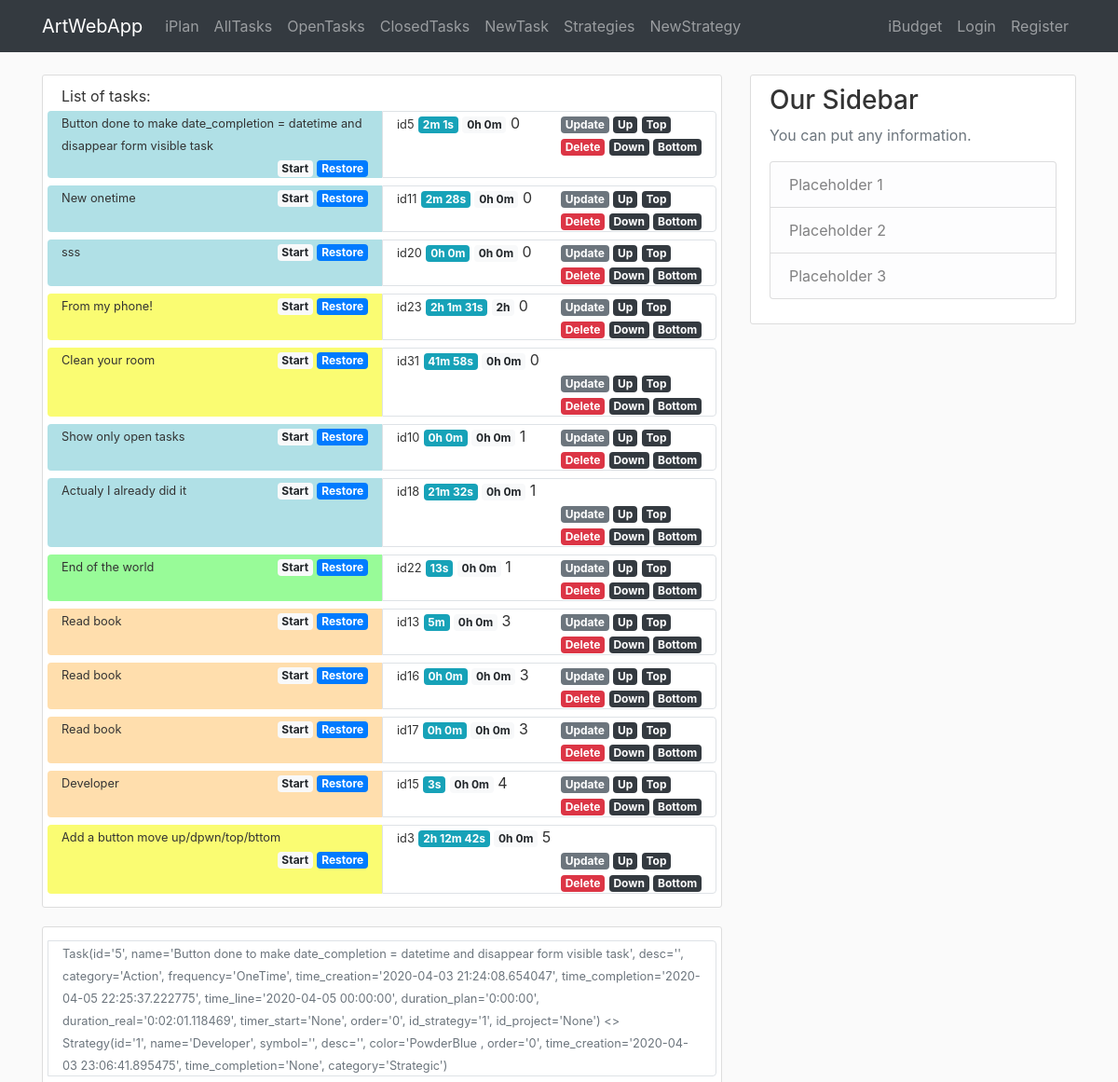
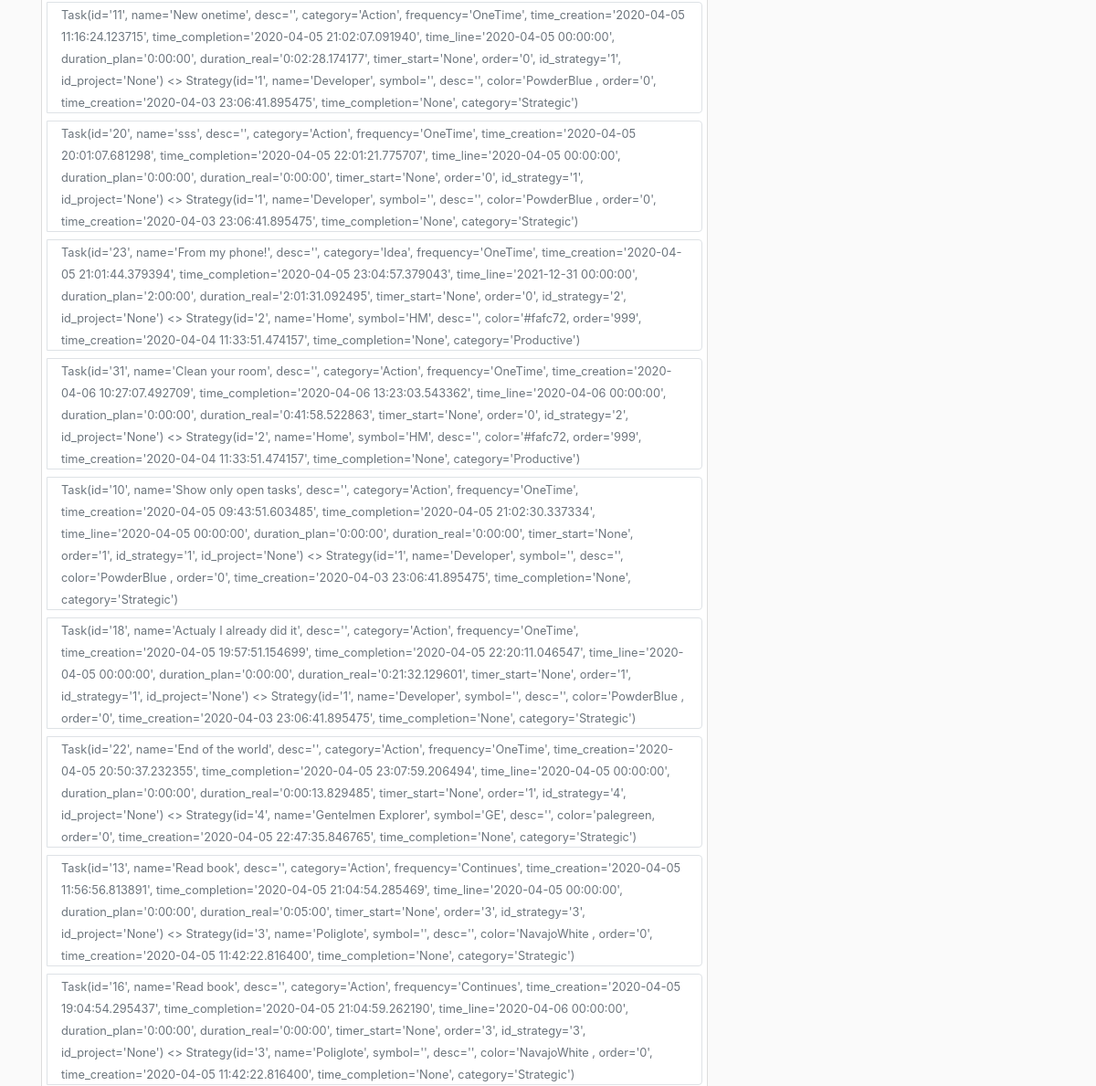
The app's page /iplan/task/completed (upper part), older data (2 pictures, top to bottom).
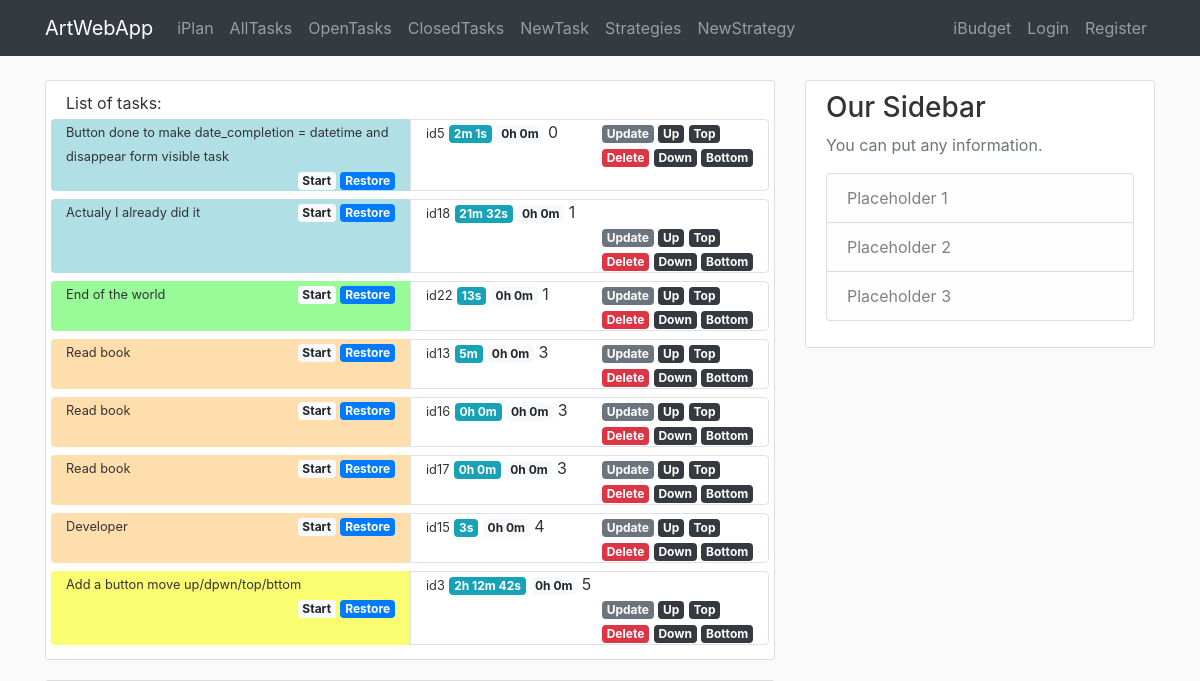
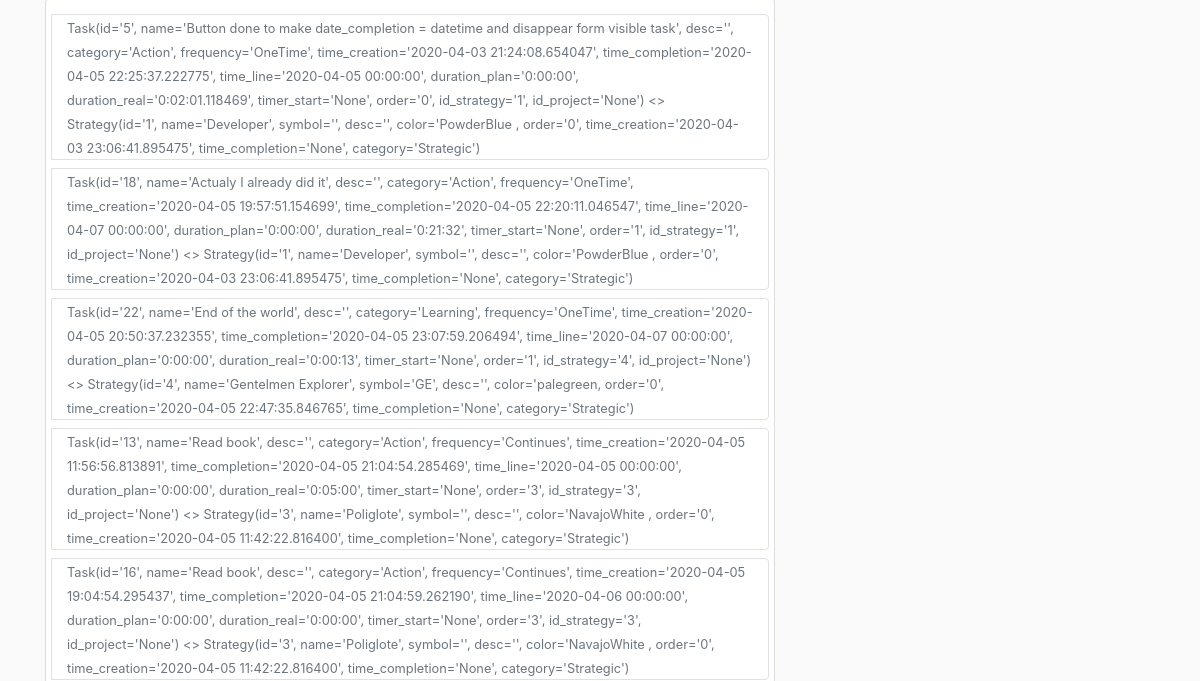
The same page, newer data (2 pictures, top to bottom).
### awa/iplan/models.py (models this page shows)
class Task(db.Model):
    id = db.Column(db.Integer, primary_key=True)
    name = db.Column(db.String(140), nullable=False)
    desc = db.Column(db.Text)
    category = db.Column(db.String(20))
    frequency = db.Column(db.String(10))
    time_creation = db.Column(db.DateTime, default=datetime.utcnow)
    time_completion = db.Column(db.DateTime)
    time_line = db.Column(db.DateTime)
    duration_plan = db.Column(db.Interval, nullable=False, default=timedelta(0))
    duration_real = db.Column(db.Interval, nullable=False, default=timedelta(0))
    timer_start = db.Column(db.DateTime)
    order = db.Column(db.Integer)
    id_strategy = db.Column(db.Integer, db.ForeignKey('strategy.id'), nullable=False)
    id_project = db.Column(db.Integer, db.ForeignKey('project.id'))
    def __repr__(self):
        return f"Task(id='{self.id}', name='{self.name}', desc='{self.desc}', category='{self.category}', " \
               f"frequency='{self.frequency}', time_creation='{self.time_creation}', " \
               f"time_completion='{self.time_completion}', time_line='{self.time_line}', " \
               f"duration_plan='{self.duration_plan}', duration_real='{self.duration_real}', " \
               f"timer_start='{self.timer_start}', order='{self.order}', " \
               f"id_strategy='{self.id_strategy}', id_project='{self.id_project}')"

class Strategy(db.Model):
    id = db.Column(db.Integer, primary_key=True)
    name = db.Column(db.String(40), nullable=False)
    symbol = db.Column(db.String(3))
    desc = db.Column(db.Text)
    color = db.Column(db.String(7))
    order = db.Column(db.Integer)
    time_creation = db.Column(db.DateTime, default=datetime.now)
    time_completion = db.Column(db.DateTime)
    category = db.Column(db.String(20), nullable=True)
    br_task = db.relationship('Task', backref='strategy')  # todo: lazy=True - test that later
    br_project = db.relationship('Project', backref='strategy')  # todo: lazy=True - test that later
    def __repr__(self):
        return f"Strategy(id='{self.id}', name='{self.name}', symbol='{self.symbol}', desc='{self.desc}'," \
               f" color='{self.color}, order='{self.order}', time_creation='{self.time_creation}'," \
               f" time_completion='{self.time_completion}', category='{self.category}')"

### awa/iplan/routes.py (the view)
@iplan.route('/iplan/task/completed', methods=['GET', 'POST'])
def task_completed():
    tasks = Task.query.filter(Task.time_completion.isnot(None)).order_by(Task.order).all()
    strategies = Strategy.query.all()
    return render_template('iplan/task.html', tasks=tasks, strategies=strategies,
                           string_from_duration=string_from_duration, now=datetime.now())

### awa/iplan/utils.py (called while the page is built)
def string_from_duration(x):
    if x is None or x.total_seconds() == 0:
        return '0h 0m'
    total_seconds = x.total_seconds()
    days = total_seconds // 86400
    total_seconds -= days * 86400
    hours = total_seconds // 3600
    total_seconds -= hours * 3600
    minutes = total_seconds // 60
    total_seconds -= minutes * 60
    seconds = total_seconds
    outcome = ''
    for item in [(days, 'd'), (hours, 'h'), (minutes, 'm'), (seconds, 's')]:
        if item[0] != 0:
            outcome += f'{int(item[0])}{item[1]} '
    return outcome[:-1]

### awa/templates/iplan/task.html (shortened to what this page needs)
{% extends "layout.html" %}
{% block content %}
    <div class="content-section">
       List of tasks:
        {% for task in tasks %}
        <div class="row">
            <div class="col-6 rounded-left mt-1 mb-1" style="background-color:{{task.strategy.color}}">
                <div class="row p-0">
                    <div class="col-auto">
                        <small>{{task.name}}</small>
                    </div>
                    <div class="col-auto ml-auto">
                        {% if task.timer_start %}
                            <a href="{{url_for('iplan.task_timer_start', id_task=task.id) }}" class="badge badge-light">Reset</a>
                            <a href="{{url_for('iplan.task_timer_end', id_task=task.id) }}" class="badge badge-danger">Stop</a>
                        {% else %}
                            <a href="{{url_for('iplan.task_timer_start', id_task=task.id) }}" class="badge badge-light">Start</a>
                            {% if task.time_completion %}
                                <a href="{{url_for('iplan.task_restore', id_task=task.id)}}" class="badge badge-primary">Restore</a>
                            {% else %}
                                {% if task.frequency == 'OneTime' %}
                                    <a href="{{url_for('iplan.task_complete', id_task=task.id)}}" class="badge badge-success">Done</a>
                                {% else %}
                                    <a href="{{url_for('iplan.task_complete', id_task=task.id)}}" class="badge badge-success">Done+</a>
                                {% endif %}
                            {% endif %}
                        {% endif%}
                    </div>
                </div>
            </div>
            <div class="col border rounded-right mt-1 mb-1">
                <div class="row p-0">
                    <div class="col-auto">
                        <small>id{{task.id}}</small>
                        <small class="badge badge-info">{{string_from_duration(task.duration_real)}}</small>
                        <small class="badge badge-light">{{string_from_duration(task.duration_plan)}}</small>
                        {{task.order}}
                    </div>
                    <div class="col-auto ml-auto">
                        <a href="{{url_for('iplan.task_update', id_task=task.id) }}" class="badge badge-secondary">Update</a>
                        <a href="{{url_for('iplan.task_move', id_task=task.id, direction='up') }}" class="badge badge-dark">Up</a>
                        <a href="{{url_for('iplan.task_move', id_task=task.id, direction='top') }}" class="badge badge-dark">Top</a>
                        <br>
                        <a href="{{url_for('iplan.task_delete', id_task=task.id) }}" class="badge badge-danger">Delete</a>
                        <a href="{{url_for('iplan.task_move', id_task=task.id, direction='down') }}" class="badge badge-dark">Down</a>
                        <a href="{{url_for('iplan.task_move', id_task=task.id, direction='bottom') }}" class="badge badge-dark">Bottom</a>
                    </div>
                </div>
            </div>
        </div>
        {% endfor %}
    </div>
   <div class="content-section">
        {% for task in tasks %}
        <div class="row">
            <div class="col border rounded-right mt-1 mb-1">
                <div class="row p-0">
                    <div class="col-auto">
                        <small class="text-muted">{{ task }} <> {{ task.strategy }}</small>
                    </div>
                </div>
            </div>
        </div>
        {% endfor %}
    </div>
{% endblock content %}

### awa/templates/layout.html (shortened to what this page needs)
<!DOCTYPE html>
<html lang="en">
<head>
    <link rel="stylesheet" href="https://stackpath.bootstrapcdn.com/bootstrap/4.4.1/css/bootstrap.min.css">
    <link rel="stylesheet" type="text/css" href="{{ url_for('static', filename='main.css') }}">
</head>
<body>
    <header>
        <nav class="navbar navbar-expand-md navbar-dark bg-dark fixed-top">
            <div class="container">
                <a class="navbar-brand" href="{{ url_for('main.home') }}">ArtWebApp</a>
                <div class="collapse navbar-collapse" id="navbarSupportedContent">
                    <div class="navbar-nav mr-auto">
                        <a class="nav-item nav-link" href="{{ url_for('iplan.home') }}">iPlan</a>
                        <a class="nav-item nav-link" href="{{ url_for('iplan.task') }}">AllTasks</a>
                        <a class="nav-item nav-link" href="{{ url_for('iplan.task_open') }}">OpenTasks</a>
                        <a class="nav-item nav-link" href="{{ url_for('iplan.task_completed') }}">ClosedTasks</a>
                        <a class="nav-item nav-link" href="{{ url_for('iplan.task_create') }}">NewTask</a>
                        <a class="nav-item nav-link" href="{{ url_for('iplan.strategy') }}">Strategies</a>
                        <a class="nav-item nav-link" href="{{ url_for('iplan.strategy_create') }}">NewStrategy</a>
                    </div>
                    <div class="navbar-nav">
                        <a class="nav-item nav-link" href="{{ url_for('ibudget.home')}}">iBudget</a>
                        <a class="nav-item nav-link" href="#">Login</a>
                        <a class="nav-item nav-link" href="#">Register</a>
                    </div>
                </div>
            </div>
        </nav>
    </header>
    <main role="main" class="container">
      <div class="row">
        <div class="col-md-8">
            {% block content %}{% endblock %}
        </div>
        <div class="col-md-4">
          <div class="content-section">
            <h3>Our Sidebar</h3>
            <p class='text-muted'>You can put any information.
              <ul class="list-group">
                <li class="list-group-item list-group-item-light">Placeholder 1</li>
                <li class="list-group-item list-group-item-light">Placeholder 2</li>
                <li class="list-group-item list-group-item-light">Placeholder 3</li>
              </ul>
            </p>
          </div>
        </div>
      </div>
    </main>
</body>
</html>

### awa/static/main.css (style rules this page uses)
body { background: #fafafa; color: #333333; margin-top: 5rem; }
.content-section { background: #ffffff; padding: 10px 20px; border: 1px solid #dddddd; border-radius: 3px; margin-bottom: 20px; }

Row changes from the older to the newer data that the page shows:
removed Task: name "New onetime", id "11", duration_real "2m 28s", duration_plan "0h 0m", order "0", id+name+desc "Task(id='11', name='New onetime', desc='', category='Action', frequency='OneTime', time_creation='2020-04-05 11:16:24.123715', time_completion='2020-04-05 21:02:07.091940', time_line='2020-04-05 00:00:00', duration_plan='0:00:00', duration_real='0:02:28.174177', timer_start='None', order='0', id_strategy='1', id_project='None')", strategy "Strategy(id='1', name='Developer', symbol='', desc='', color='PowderBlue , order='0', time_creation='2020-04-03 23:06:41.895475', time_completion='None', category='Strategic')"
removed Task: name "sss", id "20", duration_real "0h 0m", duration_plan "0h 0m", order "0", id+name+desc "Task(id='20', name='sss', desc='', category='Action', frequency='OneTime', time_creation='2020-04-05 20:01:07.681298', time_completion='2020-04-05 22:01:21.775707', time_line='2020-04-05 00:00:00', duration_plan='0:00:00', duration_real='0:00:00', timer_start='None', order='0', id_strategy='1', id_project='None')", strategy "Strategy(id='1', name='Developer', symbol='', desc='', color='PowderBlue , order='0', time_creation='2020-04-03 23:06:41.895475', time_completion='None', category='Strategic')"
removed Task: name "From my phone!", id "23", duration_real "2h 1m 31s", duration_plan "2h", order "0", id+name+desc "Task(id='23', name='From my phone!', desc='', category='Idea', frequency='OneTime', time_creation='2020-04-05 21:01:44.379394', time_completion='2020-04-05 23:04:57.379043', time_line='2021-12-31 00:00:00', duration_plan='2:00:00', duration_real='2:01:31.092495', timer_start='None', order='0', id_strategy='2', id_project='None')", strategy "Strategy(id='2', name='Home', symbol='HM', desc='', color='#fafc72, order='999', time_creation='2020-04-04 11:33:51.474157', time_completion='None', category='Productive')"
removed Task: name "Clean your room", id "31", duration_real "41m 58s", duration_plan "0h 0m", order "0", id+name+desc "Task(id='31', name='Clean your room', desc='', category='Action', frequency='OneTime', time_creation='2020-04-06 10:27:07.492709', time_completion='2020-04-06 13:23:03.543362', time_line='2020-04-06 00:00:00', duration_plan='0:00:00', duration_real='0:41:58.522863', timer_start='None', order='0', id_strategy='2', id_project='None')", strategy "Strategy(id='2', name='Home', symbol='HM', desc='', color='#fafc72, order='999', time_creation='2020-04-04 11:33:51.474157', time_completion='None', category='Productive')"
removed Task: name "Show only open tasks", id "10", duration_real "0h 0m", duration_plan "0h 0m", order "1", id+name+desc "Task(id='10', name='Show only open tasks', desc='', category='Action', frequency='OneTime', time_creation='2020-04-05 09:43:51.603485', time_completion='2020-04-05 21:02:30.337334', time_line='2020-04-05 00:00:00', duration_plan='0:00:00', duration_real='0:00:00', timer_start='None', order='1', id_strategy='1', id_project='None')", strategy "Strategy(id='1', name='Developer', symbol='', desc='', color='PowderBlue , order='0', time_creation='2020-04-03 23:06:41.895475', time_completion='None', category='Strategic')"
changed Task "Actualy I already did it": id+name+desc "…time_creation='2020-04-05 19:57:51.154699', time_completion='2020-04-05 22:20:11.046547', time_line='2020-04-05 00:00:00', duration_plan='0:00:00', duration_real='0:21:32.129601', timer_start='None', order='1', id_strategy='1', id_project='None')" → "…time_creation='2020-04-05 19:57:51.154699', time_completion='2020-04-05 22:20:11.046547', time_line='2020-04-07 00:00:00', duration_plan='0:00:00', duration_real='0:21:32', timer_start='None', order='1', id_strategy='1', id_project='None')"
changed Task "End of the world": id+name+desc "…of the world', desc='', category='Action', frequency='OneTime', time_creation='2020-04-05 20:50:37.232355', time_completion='2020-04-05 23:07:59.206494', time_line='2020-04-05 00:00:00', duration_plan='0:00:00', duration_real='0:00:13.829485', timer_start='None', order='1', id_strategy='4', id_project='None')" → "…of the world', desc='', category='Learning', frequency='OneTime', time_creation='2020-04-05 20:50:37.232355', time_completion='2020-04-05 23:07:59.206494', time_line='2020-04-07 00:00:00', duration_plan='0:00:00', duration_real='0:00:13', timer_start='None', order='1', id_strategy='4', id_project='None')"
